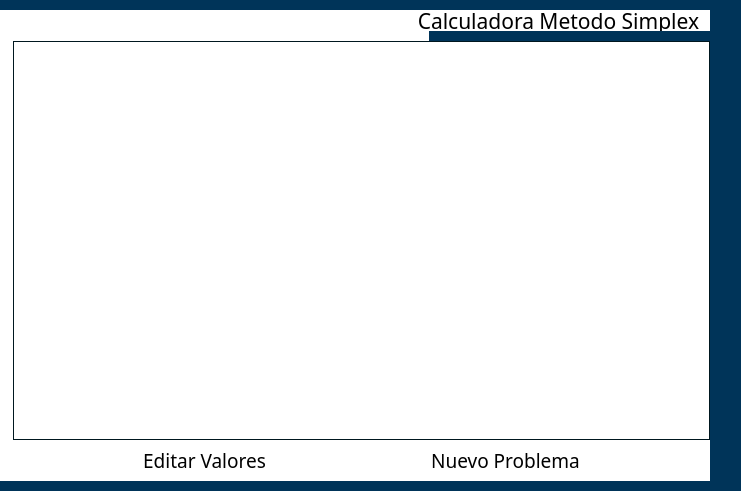
<?xml version="1.0" encoding="UTF-8"?>
<ui version="4.0">
 <class>Final_solutionClass</class>
 <widget class="QWidget" name="Final_solutionClass">
  <property name="geometry">
   <rect>
    <x>0</x>
    <y>0</y>
    <width>741</width>
    <height>491</height>
   </rect>
  </property>
  <property name="minimumSize">
   <size>
    <width>741</width>
    <height>491</height>
   </size>
  </property>
  <property name="windowTitle">
   <string>Final_solution</string>
  </property>
  <property name="styleSheet">
   <string notr="true">background-color:  #ffffff</string>
  </property>
  <layout class="QHBoxLayout" name="horizontalLayout_2">
   <property name="spacing">
    <number>0</number>
   </property>
   <property name="leftMargin">
    <number>0</number>
   </property>
   <property name="topMargin">
    <number>0</number>
   </property>
   <property name="rightMargin">
    <number>0</number>
   </property>
   <property name="bottomMargin">
    <number>0</number>
   </property>
   <item>
    <layout class="QVBoxLayout" name="verticalLayout">
     <property name="spacing">
      <number>0</number>
     </property>
     <item>
      <layout class="QVBoxLayout" name="verticalLayout_2">
       <property name="spacing">
        <number>0</number>
       </property>
       <item>
        <widget class="QFrame" name="frame">
         <property name="minimumSize">
          <size>
           <width>711</width>
           <height>10</height>
          </size>
         </property>
         <property name="maximumSize">
          <size>
           <width>16777215</width>
           <height>10</height>
          </size>
         </property>
         <property name="styleSheet">
          <string notr="true">border: none;
background-color: #003459</string>
         </property>
         <property name="frameShape">
          <enum>QFrame::Shape::StyledPanel</enum>
         </property>
         <property name="frameShadow">
          <enum>QFrame::Shadow::Raised</enum>
         </property>
        </widget>
       </item>
       <item>
        <widget class="QLabel" name="label">
         <property name="minimumSize">
          <size>
           <width>301</width>
           <height>21</height>
          </size>
         </property>
         <property name="maximumSize">
          <size>
           <width>40000</width>
           <height>21</height>
          </size>
         </property>
         <property name="font">
          <font>
           <family>Candara</family>
           <pointsize>16</pointsize>
           <bold>false</bold>
          </font>
         </property>
         <property name="styleSheet">
          <string notr="true">color: #000000</string>
         </property>
         <property name="text">
          <string>Calculadora Metodo Simplex  </string>
         </property>
         <property name="alignment">
          <set>Qt::AlignmentFlag::AlignRight|Qt::AlignmentFlag::AlignTrailing|Qt::AlignmentFlag::AlignVCenter</set>
         </property>
        </widget>
       </item>
       <item>
        <layout class="QHBoxLayout" name="horizontalLayout_3">
         <property name="spacing">
          <number>0</number>
         </property>
         <item>
          <widget class="QFrame" name="frame_4">
           <property name="minimumSize">
            <size>
             <width>431</width>
             <height>10</height>
            </size>
           </property>
           <property name="maximumSize">
            <size>
             <width>16777215</width>
             <height>10</height>
            </size>
           </property>
           <property name="styleSheet">
            <string notr="true">border: none;
background-color: #FFFFFF;</string>
           </property>
           <property name="frameShape">
            <enum>QFrame::Shape::StyledPanel</enum>
           </property>
           <property name="frameShadow">
            <enum>QFrame::Shadow::Raised</enum>
           </property>
          </widget>
         </item>
         <item>
          <widget class="QFrame" name="frame_3">
           <property name="minimumSize">
            <size>
             <width>281</width>
             <height>10</height>
            </size>
           </property>
           <property name="maximumSize">
            <size>
             <width>16777215</width>
             <height>10</height>
            </size>
           </property>
           <property name="styleSheet">
            <string notr="true">border: none;
background-color: #003459;</string>
           </property>
           <property name="frameShape">
            <enum>QFrame::Shape::StyledPanel</enum>
           </property>
           <property name="frameShadow">
            <enum>QFrame::Shadow::Raised</enum>
           </property>
          </widget>
         </item>
        </layout>
       </item>
      </layout>
     </item>
     <item>
      <layout class="QHBoxLayout" name="horizontalLayout">
       <property name="spacing">
        <number>0</number>
       </property>
       <item>
        <spacer name="horizontalSpacer">
         <property name="orientation">
          <enum>Qt::Orientation::Horizontal</enum>
         </property>
         <property name="sizeType">
          <enum>QSizePolicy::Policy::Preferred</enum>
         </property>
         <property name="sizeHint" stdset="0">
          <size>
           <width>13</width>
           <height>20</height>
          </size>
         </property>
        </spacer>
       </item>
       <item>
        <widget class="QScrollArea" name="scrollArea">
         <property name="minimumSize">
          <size>
           <width>691</width>
           <height>341</height>
          </size>
         </property>
         <property name="styleSheet">
          <string notr="true">QScrollArea{
    border: 1px solid #00171F;
}

QScrollArea QWidget {
    border: none;
    background-color: transparent;
}</string>
         </property>
         <property name="widgetResizable">
          <bool>true</bool>
         </property>
         <widget class="QWidget" name="scrollAreaWidgetContents">
          <property name="geometry">
           <rect>
            <x>0</x>
            <y>0</y>
            <width>691</width>
            <height>387</height>
           </rect>
          </property>
          <layout class="QHBoxLayout" name="horizontalLayout_4">
           <property name="spacing">
            <number>0</number>
           </property>
           <property name="leftMargin">
            <number>0</number>
           </property>
           <property name="topMargin">
            <number>0</number>
           </property>
           <property name="rightMargin">
            <number>0</number>
           </property>
           <property name="bottomMargin">
            <number>0</number>
           </property>
           <item>
            <widget class="QWidget" name="Solution_container" native="true">
             <property name="sizePolicy">
              <sizepolicy hsizetype="Preferred" vsizetype="Preferred">
               <horstretch>0</horstretch>
               <verstretch>0</verstretch>
              </sizepolicy>
             </property>
             <layout class="QHBoxLayout" name="horizontalLayout_7"/>
            </widget>
           </item>
          </layout>
         </widget>
        </widget>
       </item>
      </layout>
     </item>
     <item>
      <layout class="QHBoxLayout" name="horizontalLayout_6">
       <property name="spacing">
        <number>0</number>
       </property>
       <item>
        <spacer name="horizontalSpacer_2">
         <property name="orientation">
          <enum>Qt::Orientation::Horizontal</enum>
         </property>
         <property name="sizeHint" stdset="0">
          <size>
           <width>40</width>
           <height>20</height>
          </size>
         </property>
        </spacer>
       </item>
       <item>
        <widget class="QPushButton" name="Editar_button">
         <property name="minimumSize">
          <size>
           <width>191</width>
           <height>41</height>
          </size>
         </property>
         <property name="maximumSize">
          <size>
           <width>191</width>
           <height>41</height>
          </size>
         </property>
         <property name="font">
          <font>
           <family>Candara</family>
           <pointsize>14</pointsize>
          </font>
         </property>
         <property name="styleSheet">
          <string notr="true">QPushButton {
    background-color: qlineargradient(x1:0 y1:0, x2:0 y2:1,
        stop:0 #00A7E1, stop:1 #00A7E1);
    border: none;
    border-radius: 6px;
    padding: 10px;
}

QPushButton:hover {
    background-color: qlineargradient(x1:0 y1:0, x2:0 y2:1,
        stop:0 #0AC2FF, stop:1 #0AC2FF);
}

QPushButton:pressed {
    background-color: qlineargradient(x1:0 y1:0, x2:0 y2:1,
        stop:0 #0099CC, stop:1 #0099CC);
}</string>
         </property>
         <property name="text">
          <string>Editar Valores</string>
         </property>
        </widget>
       </item>
       <item>
        <spacer name="horizontalSpacer_9">
         <property name="orientation">
          <enum>Qt::Orientation::Horizontal</enum>
         </property>
         <property name="sizeHint" stdset="0">
          <size>
           <width>40</width>
           <height>20</height>
          </size>
         </property>
        </spacer>
       </item>
       <item>
        <widget class="QPushButton" name="Solve_button">
         <property name="minimumSize">
          <size>
           <width>191</width>
           <height>41</height>
          </size>
         </property>
         <property name="maximumSize">
          <size>
           <width>191</width>
           <height>41</height>
          </size>
         </property>
         <property name="font">
          <font>
           <family>Candara</family>
           <pointsize>14</pointsize>
          </font>
         </property>
         <property name="styleSheet">
          <string notr="true">QPushButton {
    background-color: qlineargradient(x1:0 y1:0, x2:0 y2:1,
        stop:0 #00A7E1, stop:1 #00A7E1);
    border: none;
    border-radius: 6px;
    padding: 10px;
}

QPushButton:hover {
    background-color: qlineargradient(x1:0 y1:0, x2:0 y2:1,
        stop:0 #0AC2FF, stop:1 #0AC2FF);
}

QPushButton:pressed {
    background-color: qlineargradient(x1:0 y1:0, x2:0 y2:1,
        stop:0 #0099CC, stop:1 #0099CC);
}</string>
         </property>
         <property name="text">
          <string>Nuevo Problema</string>
         </property>
        </widget>
       </item>
       <item>
        <spacer name="horizontalSpacer_10">
         <property name="orientation">
          <enum>Qt::Orientation::Horizontal</enum>
         </property>
         <property name="sizeHint" stdset="0">
          <size>
           <width>40</width>
           <height>20</height>
          </size>
         </property>
        </spacer>
       </item>
      </layout>
     </item>
     <item>
      <widget class="QFrame" name="frame_5">
       <property name="minimumSize">
        <size>
         <width>711</width>
         <height>10</height>
        </size>
       </property>
       <property name="maximumSize">
        <size>
         <width>16777215</width>
         <height>10</height>
        </size>
       </property>
       <property name="styleSheet">
        <string notr="true">border: none;
background-color: #003459</string>
       </property>
       <property name="frameShape">
        <enum>QFrame::Shape::StyledPanel</enum>
       </property>
       <property name="frameShadow">
        <enum>QFrame::Shadow::Raised</enum>
       </property>
      </widget>
     </item>
    </layout>
   </item>
   <item>
    <widget class="QFrame" name="frame_2">
     <property name="minimumSize">
      <size>
       <width>31</width>
       <height>491</height>
      </size>
     </property>
     <property name="maximumSize">
      <size>
       <width>31</width>
       <height>16777215</height>
      </size>
     </property>
     <property name="styleSheet">
      <string notr="true">border: none;
background-color: #003459</string>
     </property>
     <property name="frameShape">
      <enum>QFrame::Shape::StyledPanel</enum>
     </property>
     <property name="frameShadow">
      <enum>QFrame::Shadow::Raised</enum>
     </property>
    </widget>
   </item>
  </layout>
 </widget>
 <layoutdefault spacing="6" margin="11"/>
 <resources/>
 <connections/>
</ui>
